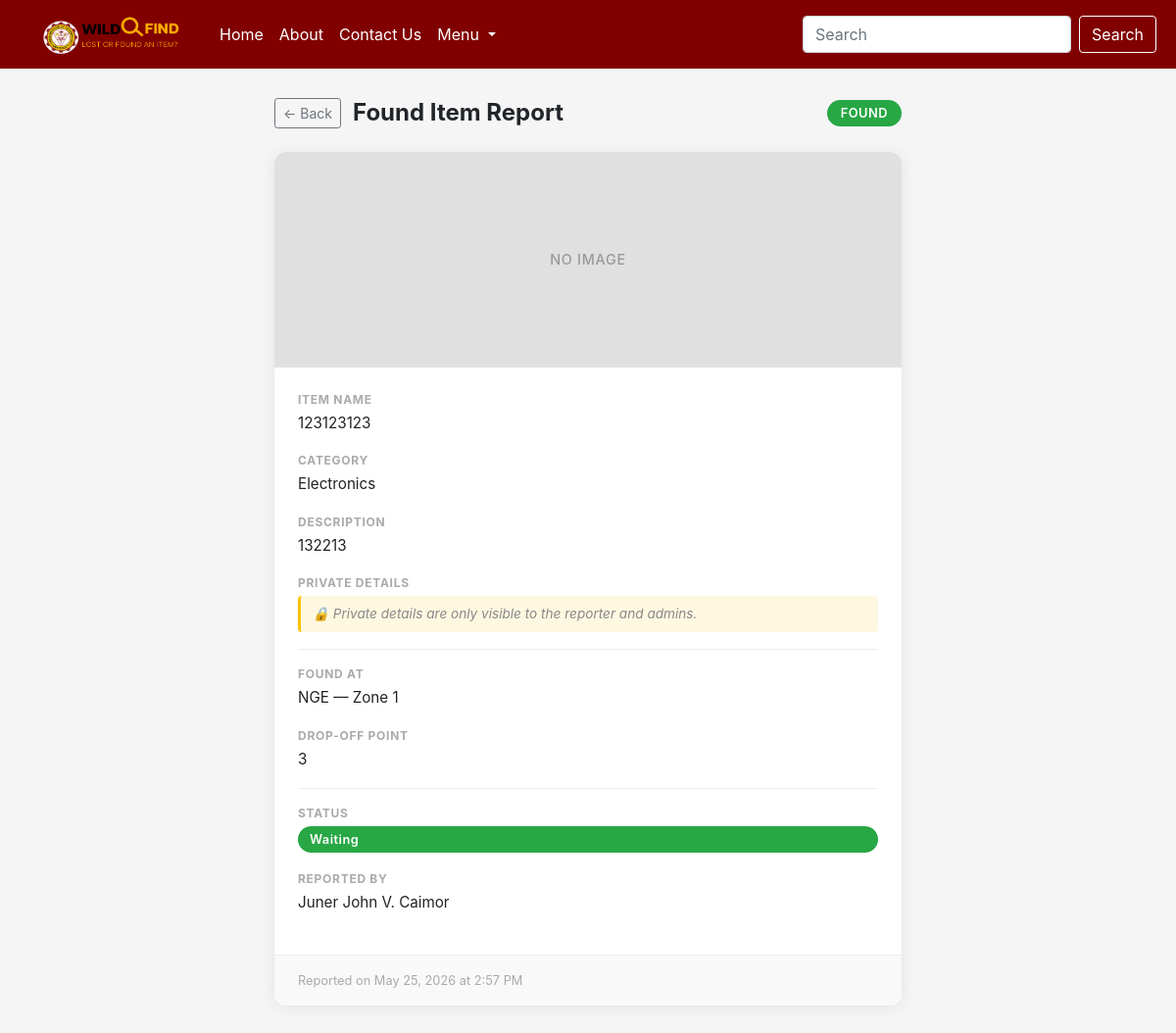
/view_post.php?post_id=14 (signed in), run on the app's committed database.
### tables this page shows
CREATE TABLE `posts` (
  `post_id` int(11) NOT NULL,
  `user_id` int(11) DEFAULT NULL,
  `location_id` int(11) DEFAULT NULL,
  `specific_location` varchar(255) DEFAULT NULL,
  `category_id` int(11) DEFAULT NULL,
  `dropOff_id` int(11) DEFAULT NULL,
  `type` varchar(255) DEFAULT NULL,
  `itemName` varchar(255) DEFAULT NULL,
  `publicDescription` varchar(255) DEFAULT NULL,
  `privateDetails` varchar(255) DEFAULT NULL,
  `currentStatus` varchar(20) DEFAULT 'PENDING',
  `dateReported` datetime DEFAULT current_timestamp(),
  `expirationDate` datetime DEFAULT NULL
);

CREATE TABLE `category` (
  `category_id` int(11) NOT NULL,
  `categoryName` varchar(100) NOT NULL
);

CREATE TABLE `location` (
  `location_id` int(11) NOT NULL,
  `locationName` varchar(255) NOT NULL,
  `zone` varchar(100) NOT NULL
);

CREATE TABLE `users` (
  `user_id` int(11) NOT NULL,
  `full_name` varchar(255) DEFAULT NULL,
  `institutionalEmail` varchar(255) DEFAULT NULL,
  `password` varchar(255) NOT NULL,
  `is_admin` tinyint(1) DEFAULT 0
);

### view_post.php (the view, shortened to what this page needs)
<?php
require_once 'connect.php';
$current_user_id = $_SESSION['userID'];
$post_id = (int)$_GET['post_id'];
$stmt = $connection->prepare(
    "SELECT p.*, c.categoryName, l.locationName, l.zone, u.full_name, u.user_id as poster_id, u.is_admin as poster_is_admin
     FROM posts p
     JOIN category c ON p.category_id = c.category_id
     JOIN location l ON p.location_id = l.location_id
     JOIN users u ON p.user_id = u.user_id
     WHERE p.post_id = ?"
);
$stmt->bind_param("i", $post_id);
$stmt->execute();
$post = $stmt->get_result()->fetch_assoc();
$stmt = $connection->prepare("SELECT is_admin FROM users WHERE user_id = ?");
$stmt->bind_param("i", $current_user_id);
$stmt->execute();
$current_user = $stmt->get_result()->fetch_assoc();
$is_owner = ($current_user_id === $post['poster_id']);
$is_admin = ($current_user['is_admin'] == 1);
$can_see_private = $is_owner || $is_admin;
$is_lost  = ($post['type'] === 'LOST');
$type_label  = $is_lost ? 'LOST' : 'FOUND';
$back_page   = $is_lost ? 'lost_items.php' : 'found_items.php';
?>
<?php require_once 'header_footer/pre-header.php'; ?>
<div class="view-wrapper">
    <div class="view-header">
        <a href="<?= $back_page ?>" class="btn btn-outline-secondary btn-sm">← Back</a>
        <h2><?= $type_label === 'LOST' ? 'Lost Item Report' : 'Found Item Report' ?></h2>
        <span class="type-badge"><?= $type_label ?></span>
    </div>
    <div class="view-card">
        <div class="view-image">NO IMAGE</div>
        <div class="view-body">
            <div class="detail-row">
                <span class="detail-label">Item Name</span>
                <span class="detail-value"><?= htmlspecialchars($post['itemName']) ?></span>
            </div>
            <div class="detail-row">
                <span class="detail-label">Category</span>
                <span class="detail-value"><?= htmlspecialchars($post['categoryName']) ?></span>
            </div>
            <div class="detail-row">
                <span class="detail-label">Description</span>
                <span class="detail-value"><?= htmlspecialchars($post['publicDescription']) ?></span>
            </div>
            <div class="detail-row">
                <span class="detail-label">Private Details
                </span>
                <?php if ($can_see_private): ?>
                    <span class="detail-value private">
                        <?= !empty($post['privateDetails']) ? htmlspecialchars($post['privateDetails']) : 'None provided.' ?>
                    </span>
                <?php else: ?>
                    <span class="private-notice">🔒 Private details are only visible to the reporter and admins.</span>
                <?php endif; ?>
            </div>
            <div class="divider"></div>
            <div class="detail-row">
                <span class="detail-label"><?= $is_lost ? 'Lost At' : 'Found At' ?></span>
                <span class="detail-value"><?= htmlspecialchars($post['locationName']) ?> — <?= htmlspecialchars($post['zone']) ?></span>
            </div>
            <div class="detail-row">
                <span class="detail-label">Drop-off Point</span>
                <span class="detail-value"><?= htmlspecialchars($post['dropOff_id']) ?></span>
            </div>
            <div class="divider"></div>
            <div class="detail-row">
                <span class="detail-label">Status</span>
                <span class="status-badge"><?= htmlspecialchars($post['currentStatus']) ?></span>
            </div>
            <div class="detail-row" style="margin-top: 1rem;">
                <span class="detail-label">Reported By</span>
                <span class="detail-value"><?= htmlspecialchars($post['full_name'] ?? 'Unknown') ?></span>
            </div>
        </div>
        <div class="view-footer">
            Reported on <?= date('F j, Y \a\t g:i A', strtotime($post['dateReported'])) ?>
        </div>
    </div>
</div>
<?php require_once 'header_footer/footer.php'; ?>

### css/global.css (style rules this page uses)
html, body { margin: 0; padding: 0; min-height: 100%; background-color: #f5f5f5; }

### data on the page
posts: type "FOUND", itemName "123123123", category.categoryName "Electronics", publicDescription "132213", location.locationName "NGE", location.zone "Zone 1", dropOff "3", currentStatus "Waiting", user.full_name "Juner John V. Caimor", dateReported "May 25, 2026 at 2:57 PM"
